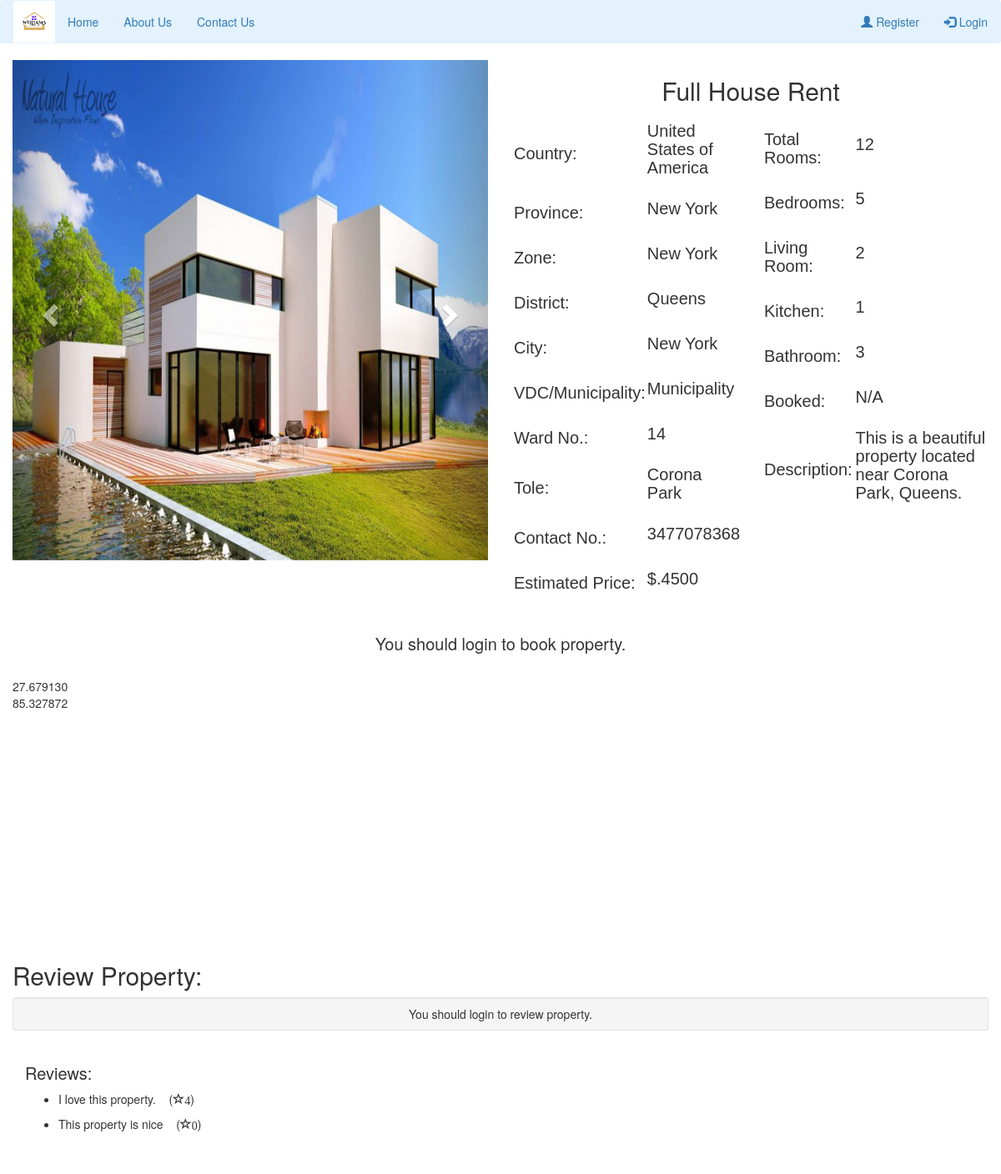
The page /view-property.php?property_id=124 on the database its author committed.
### tables this page shows
CREATE TABLE `property_photo` (
  `property_photo_id` int(12) NOT NULL,
  `p_photo` varchar(500) NOT NULL,
  `property_id` int(11) NOT NULL
);

CREATE TABLE `add_property` (
  `property_id` int(10) NOT NULL,
  `country` varchar(50) NOT NULL,
  `province` varchar(50) NOT NULL,
  `zone` varchar(50) NOT NULL,
  `district` varchar(50) NOT NULL,
  `city` varchar(100) NOT NULL,
  `vdc_municipality` varchar(50) NOT NULL,
  `ward_no` int(10) NOT NULL,
  `tole` varchar(100) NOT NULL,
  `contact_no` bigint(10) NOT NULL,
  `property_type` varchar(50) NOT NULL,
  `estimated_price` bigint(10) NOT NULL,
  `total_rooms` int(10) NOT NULL,
  `bedroom` int(10) NOT NULL,
  `living_room` int(10) NOT NULL,
  `kitchen` int(10) NOT NULL,
  `bathroom` int(10) NOT NULL,
  `description` varchar(2000) NOT NULL,
  `latitude` decimal(9,6) NOT NULL,
  `longitude` decimal(9,6) NOT NULL,
  `owner_id` int(10) NOT NULL
);

CREATE TABLE `review` (
  `review_id` int(10) NOT NULL,
  `comment` varchar(500) NOT NULL,
  `rating` int(5) NOT NULL,
  `property_id` int(11) NOT NULL
);

### view-property.php (the view, shortened to what this page needs)
<!DOCTYPE html>
<html>
<head>
</head>
<body>
<?php
include('navbar.php');
include('booking-engine.php');
?>
<?php
$property_id = $_GET['property_id'];
$sql = "SELECT * from add_property where property_id='$property_id'";
$query = mysqli_query($db, $sql);
if (mysqli_num_rows($query) > 0) {
    while ($rows = mysqli_fetch_assoc($query)) {
        $sql2 = "SELECT * FROM property_photo where property_id='$property_id'";
        $query2 = mysqli_query($db, $sql2);
        $rowcount = mysqli_num_rows($query2);
?>
<div class="container-fluid">
  <div class="row">
    <div class="col-sm-6">
      <div id="myCarousel" class="carousel slide" data-ride="carousel">
        <div class="carousel-inner" role="listbox">
          <?php
          for ($i = 1; $i <= $rowcount; $i++) {
              $row = mysqli_fetch_array($query2);
              $photo = $row['p_photo'];
          ?>
          <div class="item <?= $i == 1 ? 'active' : '' ?>">
              <img class="d-block img-fluid" src="owner/<?php echo $photo ?>" alt="Slide <?php echo $i ?>" width="100%" style="max-height: 600px; min-height: 600px;">
          </div>
          <?php } ?>
        </div>
        <a class="left carousel-control" href="#myCarousel" role="button" data-slide="prev">
          <span class="glyphicon glyphicon-chevron-left" aria-hidden="true"></span>
        </a>
        <a class="right carousel-control" href="#myCarousel" role="button" data-slide="next">
          <span class="glyphicon glyphicon-chevron-right" aria-hidden="true"></span>
        </a>
      </div>
    </div>
    <div class="col-sm-6">
      <center><h2><?php echo $rows['property_type'] ?></h2></center>
      <div class="row">
        <div class="col-sm-6">
          <div class="row">
            <div class="col-sm-6">
              <table>
                <tr>
                  <td><h3>Country:</h3></td>
                  <td><h4><?php echo $rows['country']; ?></h4></td>
                </tr>
                <tr>
                  <td><h3>Province:</h3></td>
                  <td><h4><?php echo $rows['province']; ?></h4></td>
                </tr>
                <tr>
                  <td><h3>Zone:</h3></td>
                  <td><h4><?php echo $rows['zone']; ?></h4></td>
                </tr>
                <tr>
                  <td><h3>District:</h3></td>
                  <td><h4><?php echo $rows['district']; ?></h4></td>
                </tr>
                <tr>
                  <td><h3>City:</h3></td>
                  <td><h4><?php echo $rows['city']; ?></h4></td>
                </tr>
                <tr>
                  <td><h3>VDC/Municipality:</h3></td>
                  <td><h4><?php echo $rows['vdc_municipality']; ?></h4></td>
                </tr>
                <tr>
                  <td><h3>Ward No.:</h3></td>
                  <td><h4><?php echo $rows['ward_no']; ?></h4></td>
                </tr>
                <tr>
                  <td><h3>Tole:</h3></td>
                  <td><h4><?php echo $rows['tole']; ?></h4></td>
                </tr>
                <tr>
                  <td><h3>Contact No.:</h3></td>
                  <td><h4><?php echo $rows['contact_no']; ?></h4></td>
                </tr>
                <tr>
                  <td><h3>Estimated Price:</h3></td>
                  <td><h4>$.<?php echo $rows['estimated_price']; ?></h4></td>
                </tr>
              </table>
            </div>
          </div>
        </div>
        <div class="col-sm-6">
          <table>
            <tr>
              <td><h3>Total Rooms:</h3></td>
              <td><h4><?php echo $rows['total_rooms']; ?></h4></td>
            </tr>
            <tr>
              <td><h3>Bedrooms:</h3></td>
              <td><h4><?php echo $rows['bedroom']; ?></h4></td>
            </tr>
            <tr>
              <td><h3>Living Room:</h3></td>
              <td><h4><?php echo $rows['living_room']; ?></h4></td>
            </tr>
            <tr>
              <td><h3>Kitchen:</h3></td>
              <td><h4><?php echo $rows['kitchen']; ?></h4></td>
            </tr>
            <tr>
              <td><h3>Bathroom:</h3></td>
              <td><h4><?php echo $rows['bathroom']; ?></h4></td>
            </tr>
            <tr>
              <td><h3>Booked:</h3></td>
              <td><h4><?php echo isset($rows['Booked']) ? $rows['Booked'] : 'N/A'; ?></h4></td>
            </tr>
            <tr>
              <td><h3>Description:</h3></td>
              <td><h4><?php echo $rows['description']; ?></h4></td>
            </tr>
          </table>
        </div>
      </div>
    </div>
  </div>
  <br>
  <?php
  if(isset($_SESSION["email"]) && !empty($_SESSION['email'])){
  ?>
  <form method="POST">
    <div class="row">
      <div class="col-sm-6">
        <?php
        $booked = isset($rows['Booked']) ? $rows['Booked'] : 'N/A';
        if ($booked == 'No'){ ?>
          <input type="hidden" name="property_id" value="<?php echo $rows['property_id']; ?>">
          <input type="submit" class="btn btn-lg btn-primary" name="book_property" style="width: 100%" value="Book Property">
        <?php } else { ?>
          <input type="submit" class="btn btn-lg btn-primary" style="width: 100%" value="Property Booked" disabled>
        <?php } ?>
      </div>
  </form>
  <form method="POST" action="chatpage.php">
    <div class="col-sm-6">
      <input type="hidden" name="owner_id" value="<?php echo $rows['owner_id']; ?>">
      <input type="submit" class="btn btn-lg btn-success" name="send_message" style="width: 100%" value="Send Message" >
    </div>
  </form>
</div>
<?php } else { ?>
  <center><h3>You should login to book property.</h3></center>
<?php } ?>
<br>
<div id="map" style="width: 100%; height: 300px;">
  <div id="lat"><?php echo  $rows['latitude']; ?></div>
  <div id="lon"><?php echo  $rows['longitude']; ?></div>
</div>
<br>
<?php }} ?>
</div>
<div class="container-fluid">
  <h2>Review Property:</h2>
  <div class="well well-sm">
    <div class="text-right">
      <?php if(isset($_SESSION["email"]) && !empty($_SESSION['email'])) { ?>
        <a class="btn btn-success btn-info" href="#reviews-anchor" style="width: 100%" id="open-review-box">Leave a Review</a>
    </div>
    <div class="row" id="post-review-box" style="display:none;">
        <div class="col-md-12">
            <form accept-charset="UTF-8" method="POST">
              <input name="property_id" type="hidden" value="<?php echo $property_id; ?>">
              <input id="ratings-hidden" name="rating" type="hidden">
              <textarea class="form-control animated" cols="50" id="new-review" name="comment" placeholder="Enter your review here..." rows="5"></textarea>
              <div class="text-right">
                  <div class="stars starrr" data-rating="0"></div>
                  <a class="btn btn-danger btn-sm" href="#" id="close-review-box" style="display:none; margin-right: 10px;">
                  <span class="glyphicon glyphicon-remove"></span>Cancel</a>
                  <button class="btn btn-success btn-lg" type="submit" name="review">Save</button>
              </div>
          </form>
        </div>
    </div>
    <?php } else { ?>
      <center>You should login to review property.</center>
    <?php } ?>
  </div>
</div>
<?php
$sql1 = "SELECT * from review where property_id='$property_id'";
$query = mysqli_query($db, $sql1);
echo '<div class="container-fluid"><h3>Reviews:</h3></div>';
if (mysqli_num_rows($query) > 0) {
    while ($row = mysqli_fetch_assoc($query)) {
?>
<div class="container-fluid">
  <ul><li><?php echo $row['comment']; ?> &nbsp;&nbsp;&nbsp;(<span class="glyphicon glyphicon-star-empty" style="size: 50px;"><?php echo $row['rating']; ?></span>)</li></ul>
</div>
<?php
    }
}
?>
<br><br>
</body>
</html>

### view-property.php (style rules this page uses)
h3 { font-size: 20px; }
h4 { font-size: 20px; }
table { font-family: arial, sans-serif; border-collapse: collapse; width: 100%; }
td, th { text-align: left; padding: 1px; }

### rows shown on the page
add_property: property_type "Full House Rent", country "United States of America", province "New York", zone "New York", district "Queens", city "New York", vdc_municipality "Municipality", ward_no "14", tole "Corona Park", contact_no "3477078368", estimated_price "4500", total_rooms "12", bedroom "5", living_room "2", kitchen "1", bathroom "3", description "This is a beautiful property located near Corona Park, Queens.", latitude "27.679130", longitude "85.327872"
property_photo: p_photo (picture)
review: comment "I love this property.", rating "4"
review: comment "This property is nice", rating "0"
